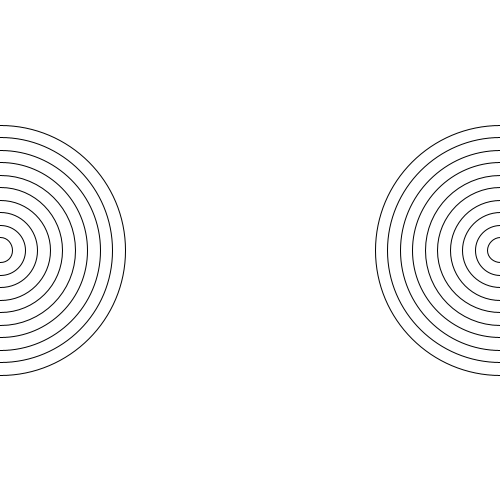
Frame 1 (no input)
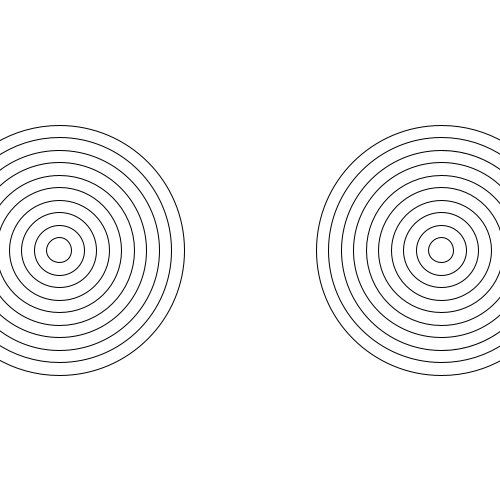
Frame 60 (the mouse pressed at the canvas centre just before this capture)
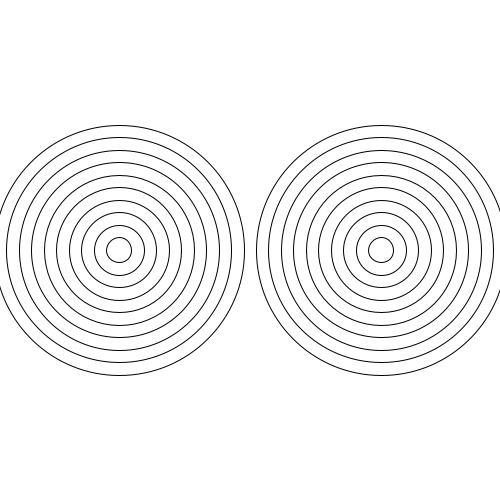
Frame 120 (the mouse held since frame 60 and released just before this capture)

The Processing sketch that drew these frames (run headless with seeded random() and noise(); from frame 60 on, the mouse is pressed at the canvas centre):

// Processing sketch: Amazing_Rings
// ── Amazing_Rings.pde
int ring1 = 0;
int ring2 = 500;
void setup(){
 size(500, 500); 
}

void draw(){
    int r = 25;
    background(255);
  for(int i = 0; i < 10; i++){
    noFill();
   ellipse(ring1, 250, r, r);
   r = r + 25;
  }
  r = 25;
  for(int i = 0; i < 10; i++){
    noFill();
   ellipse(ring2, 250, r, r);
   r = r + 25;
  }
  r = 25;
ring1 = ring1 + 1;
ring2 = ring2 - 1;
}
